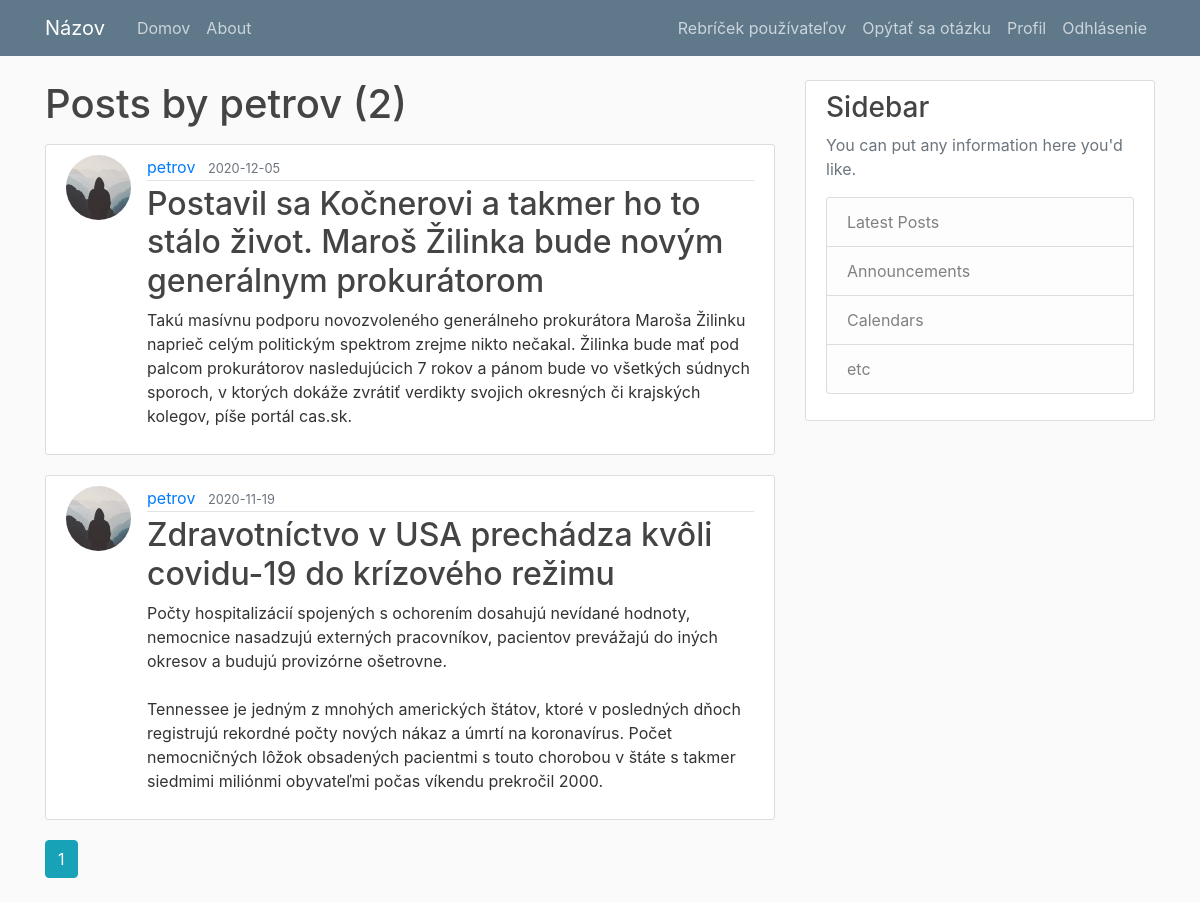
The app's page /user/petrov (signed in) with its own data.
### application/models.py (models this page shows, shortened)
class User(db.Model, UserMixin):
    id = db.Column(db.Integer, primary_key=True)
    username = db.Column(db.String(20), unique=True, nullable=False)
    email = db.Column(db.String(120), unique=True, nullable=False)
    image_file = db.Column(db.String(20), nullable=False, default='default.jpg')
    password = db.Column(db.String(60), nullable=False)
    posts = db.relationship('Post', backref='author', lazy=True)
    comments = db.relationship('Comment', backref='author', lazy=True)
    comment_likes = db.relationship('CommentLike', backref='user', lazy=True)
    post_likes = db.relationship('PostLike', backref='user', lazy=True)
    trustworthy_submissions = db.relationship('TrustworthySubmission', backref='user', lazy=True)
    score = 0

class Post(db.Model):
    id = db.Column(db.Integer, primary_key=True)
    title =  db.Column(db.String(100), nullable=False)
    url = db.Column(db.String(250), nullable=False)
    date_posted = db.Column(db.DateTime, nullable=False, default=datetime.utcnow())
    content = db.Column(db.Text, nullable=False)
    user_id = db.Column(db.Integer, db.ForeignKey('user.id'), nullable=False)
    comments = db.relationship('Comment', backref='post', lazy=True)
    likes = db.relationship('PostLike', backref='post', lazy=True)
    trustworthy_submissions = db.relationship('TrustworthySubmission', backref='post', lazy=True)
    keywords = db.relationship('KeyWord', backref='post', lazy=True)
    votes = 0
    can_upvote = True
    can_downvote = True

### application/users/routes.py (the view)
@users.route('/user/<string:username>')
def user_posts(username):
    page = request.args.get('page', 1, type=int)
    user = User.query.filter_by(username=username).first_or_404()
    posts = Post.query.filter_by(author=user)\
        .order_by(Post.date_posted.desc())\
        .paginate(page=page, per_page=5)
    return render_template('user_posts.html', posts=posts, user=user)

### application/models.py (called while the page is built)
@login_manager.user_loader
def load_user(user_id):
    return User.query.get(int(user_id))

### application/templates/user_posts.html
{% extends "layout.html" %}
{% block content %}
<h1 class="mb-3">Posts by {{ user.username }} ({{ posts.total }})</h1>
{% for post in posts.items %}
<article class="media content-section">
  <img class="rounded-circle article-img"
    src="{{ url_for('static', filename='profile_pics/' + post.author.image_file) }}">
  <div class="media-body">
    <div class="article-metadata">
      <a class="mr-2"
        href="{{ url_for('users.user_posts', username=post.author.username) }}">{{ post.author.username }}</a>
      <small class="text-muted">{{ post.date_posted.strftime('%Y-%m-%d') }}</small>
    </div>
    <h2><a class="article-title" href="{{ url_for('posts.post', post_id=post.id) }}">{{ post.title }}</a></h2>
    <p class="article-content">{{ post.content }}</p>
  </div>
</article>
{% endfor %}
{% for page_num in posts.iter_pages(left_edge=1, right_edge=1, left_current=1, right_current=2) %}
{% if page_num %}
{% if posts.page == page_num %}
<a class="btn btn-info mb-4"
  href="{{ url_for('users.user_posts', username=user.username, page=page_num) }}">{{ page_num }}</a>
{% else %}
<a class="btn btn-outline-info mb-4"
  href="{{ url_for('users.user_posts', username=user.username, page=page_num) }}">{{ page_num }}</a>
{% endif %}
{% else %}
...
{% endif %}
{% endfor %}
{% endblock content %}

### application/static/main.css (style rules this page uses)
body { background: #fafafa; color: #333333; margin-top: 5rem; }
h1, h2, h3, h4, h5, h6 { color: #444444; }
.content-section { background: #ffffff; padding: 10px 20px; border: 1px solid #dddddd; border-radius: 3px; margin-bottom: 20px; }
.article-title { color: #444444; }
.article-content { white-space: pre-line; }
.article-img { height: 65px; width: 65px; margin-right: 16px; }
.article-metadata { padding-bottom: 1px; margin-bottom: 4px; border-bottom: 1px solid #e3e3e3; }

### records on screen
User: username "petrov"
Post: image_file (placeholder picture), author.username "petrov", date_posted "2020-12-05", title "Postavil sa Kočnerovi a takmer ho to stálo život. Maroš Žilinka bude novým generálnym prokurátorom", content "Takú masívnu podporu novozvoleného generálneho prokurátora Maroša Žilinku naprieč celým politickým spektrom zrejme nikto nečakal. Žilinka bude mať pod palcom prokurátorov nasledujúcich 7 rokov a pánom bude vo všetkých súdnych sporoch, v ktorých dokáže zvrátiť verdikty svojich okresných či krajských kolegov, píše portál cas.sk."
Post: image_file (placeholder picture), author.username "petrov", date_posted "2020-11-19", title "Zdravotníctvo v USA prechádza kvôli covidu-19 do krízového režimu", content "Počty hospitalizácií spojených s ochorením dosahujú nevídané hodnoty, nemocnice nasadzujú externých pracovníkov, pacientov prevážajú do iných okresov a budujú provizórne ošetrovne. Tennessee je jedným z mnohých amerických štátov, ktoré v posledných dňoch registrujú rekordné počty nových nákaz a úmrtí na koronavírus. Počet nemocničných lôžok obsadených pacientmi s touto chorobou v štáte s takmer siedmimi miliónmi obyvateľmi počas víkendu prekročil 2000."

### other values on screen
{{ posts.total }} "2"
{{ page_num }} "1"
